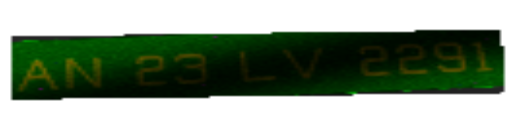
#> input picture generated/Andaman and Nicobar Islands/commercial_electrical/AN23LV2291.png, 512 x 128 px, given in place of AR02U3382.png, which was not available
$ jupyter execute --allow-errors 'car plate-srgan.ipynb'
#> lines starting #> are read from the running program, lines starting #| are printed output that depends on the picture; after the words box and inside, x2 and y2 are one past the last pixel; in counts of white or black regions, pixels touching at a corner belong together; pictures that were not available may be replaced by others from this repository, and a replacement may not be noted
#> (a cell that did not finish here is left out)

[cell 2]
import numpy as np
import cv2

# Match contours to license plate or character template
def find_contours(dimensions, img):

    # Find all contours in the image
    cntrs, _ = cv2.findContours(img.copy(), cv2.RETR_TREE, cv2.CHAIN_APPROX_SIMPLE)

    # Retrieve potential dimensions
    lower_width = dimensions[0]
    upper_width = dimensions[1]
    lower_height = dimensions[2]
    upper_height = dimensions[3]

    # Check largest 5 or 15 contours for license plate or character respectively
    cntrs = sorted(cntrs, key=cv2.contourArea, reverse=True)[:15]

    # Read the binary image
    ii = cv2.imread('contour.jpg')

    x_cntr_list = []
    target_contours = []
    img_res = []

    # Read all contours detected
    for cntr in cntrs :
        #detects contour in binary image and returns the coordinates of rectangle enclosing it
        intX, intY, intWidth, intHeight = cv2.boundingRect(cntr)

        #checking the dimensions of the contour to filter out the characters by contour's size
        if intWidth > lower_width and intWidth < upper_width and intHeight > lower_height and intHeight < upper_height :

            # stores the x coordinate of the character's contour, to used later for indexing the contours
            x_cntr_list.append(intX)
            char_copy = np.zeros((44,24))

            #extracting each character using the enclosing rectangle's coordinates.
            char = img[intY:intY+intHeight, intX:intX+intWidth]
            char = cv2.resize(char, (20, 40))

            # Draw rectangle around contour
            cv2.rectangle(ii, (intX,intY), (intWidth+intX, intY+intHeight), (50,21,200), 2)

            # Display the uptated binary image with new contour
            plt.imshow(ii, cmap='gray')

            # Make result formatted for classification: invert colors
            char = cv2.subtract(255, char)

            # Resize the image to 24x44 with black border
            char_copy[2:42, 2:22] = char
            char_copy[0:2, :] = 0
            char_copy[:, 0:2] = 0
            char_copy[42:44, :] = 0
            char_copy[:, 22:24] = 0

            # List that stores the character's binary image (unsorted)
            img_res.append(char_copy)

    # arbitrary function that stores sorted list of character indeces
    indices = sorted(range(len(x_cntr_list)), key=lambda k: x_cntr_list[k])
    img_res_copy = []

    for idx in indices:
        # stores character images according to their index
        img_res_copy.append(img_res[idx])

    img_res = np.array(img_res_copy)

    return img_res

[cell 3]
# Find characters in the resulting images and Preprocess license plate image
def segment_characters(image):
    # Resizing
    img_lp = cv2.resize(image, (333, 75))

    # Apply gray scale
    img_gray_lp = cv2.cvtColor(img_lp, cv2.COLOR_BGR2GRAY)

    # Convert to binary image
    _, img_binary_lp = cv2.threshold(img_gray_lp, 200, 255, cv2.THRESH_BINARY+cv2.THRESH_OTSU)

    # Erode unwanted pixels
    img_binary_lp = cv2.erode(img_binary_lp, (3,3))

    # Dilate unwanted pixels
    img_binary_lp = cv2.dilate(img_binary_lp, (3,3))

    LP_WIDTH = img_binary_lp.shape[0]
    LP_HEIGHT = img_binary_lp.shape[1]

    # Make borders white
    img_binary_lp[0:3,:] = 255
    img_binary_lp[:,0:3] = 255
    img_binary_lp[72:75,:] = 255
    img_binary_lp[:,330:333] = 255

    # Estimations of character contours sizes of cropped license plates
    dimensions = [(LP_WIDTH/6) + 12.5, (LP_WIDTH/2) + 7.5, (LP_HEIGHT/10) - 15, 2 * LP_HEIGHT/3]

    # Visual display of binary image
#     plt.imshow(img_binary_lp, cmap='gray')
#     plt.show()

    # Create a binary image for next steps
#     cv2.imwrite('contour.jpg',img_binary_lp)

    # Get contours within cropped license plate
    char_list = find_contours(dimensions, img_binary_lp)

    return char_list

[cell 4]
# img=cv2.resize(cv2.imread('AR02U3382.png'),(256,256))
img = cv2.GaussianBlur(cv2.resize(cv2.imread('AR02U3382.png'),(256,256)),(5,5),0.8)
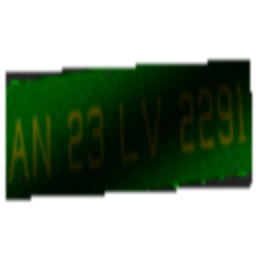
#> img: shape (256, 256, 3); mean B, G, R 134.7, 152.4, 137.4
# cv2.imshow("img",img)
# cv2.waitKey(0)
# cv2.destroyAllWindows()
cv2.imwrite("super_res2.png",img)
char = segment_characters(img)
#> in segment_characters, `img_lp = cv2.resize(image, (333, 75))`:
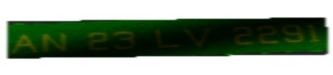
#> img_lp: shape (75, 333, 3); mean B, G, R 134.6, 152.4, 137.3
#> in segment_characters, `img_gray_lp = cv2.cvtColor(img_lp, cv2.COLOR_BGR2GRAY)`:
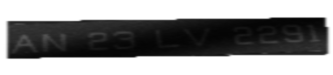
#> img_gray_lp: shape (75, 333); min 4, max 255, mean 145.9
#> in segment_characters, `_, img_binary_lp = cv2.threshold(img_gray_lp, 200, 255, cv2.THRESH_BIN..`:
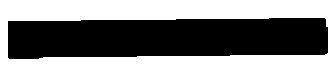
#> img_binary_lp: shape (75, 333); 53% white; 1 black region, box (x1, y1, x2, y2) and area: (8, 18, 328, 59) 11731
#> in segment_characters, `img_binary_lp = cv2.erode(img_binary_lp, (3,3))`:
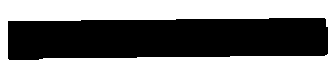
#> img_binary_lp: shape (75, 333); 51.7% white; 1 black region, box (x1, y1, x2, y2) and area: (8, 18, 328, 60) 12051
#> in segment_characters, `img_binary_lp = cv2.dilate(img_binary_lp, (3,3))`:
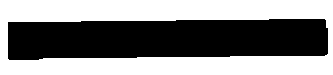
#> img_binary_lp: shape (75, 333); 53% white; 1 black region
#> in find_contours, `cntrs, _ = cv2.findContours(img.copy(), cv2.RETR_TREE, cv2.CHAIN_APPRO..`: cntrs = 2 contours; box (x1, y1, x2, y2) and area: (0, 0, 333, 75) 24568, (7, 18, 329, 61) 12085
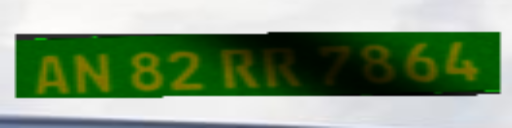
#> input picture generated/Andaman and Nicobar Islands/commercial_electrical/AN82RR7864.png, 512 x 128 px, given in place of contour.jpg, which was not available
#> in find_contours, ii is the input picture: shape (128, 512, 3); mean B, G, R 122, 152.4, 129.1
#> the loop in find_contours, `for cntr in cntrs :` made 2 passes
#> (cntr, intX, intY, intWidth, intHeight) on pass 1: ([[0, 0], [0, 74], [332, 74], [332, 0]], 0, 0, 333, 75)
#> (intX, intY, intWidth, intHeight) on pass 2: (7, 18, 322, 43)
#> after the loop in find_contours, `for cntr in cntrs :`: img_res = []
#> in find_contours, `img_res = np.array(img_res_copy)`: img_res = empty array
#> char = empty array
print(len(char))
#| 0

[cell 5]
for i in range(len(char)):
    plt.subplot(1, 10, i+1)
    plt.imshow(char[i], cmap='gray')
    plt.axis('off')
#> this loop made 0 passes

[cell 6]
import tensorflow as tf
tf.enable_eager_execution()
#> (this line was passed over: tensorflow is not available in this run)

[cell 7]
# import os
# path='data/train'
# ch_list=path
# for ch in os.listdir(ch_list):
# #     print((os.path.join(ch_list,ch)))
# #     print(os.path.join(ch_list,ch))
# #     print(os.listdir(ch_list))

#     for img in os.listdir(os.path.join(ch_list,ch)):
#         img_lr= cv2.GaussianBlur(cv2.imread(os.path.join(os.path.join(ch_list,ch),img)),(5,5),0)
#         new_path=os.path.join('data/train_low',ch)
#         cv2.imwrite('result.jpg', img_lr)
# print(.)
# # path='data/validation'
# # img_list= os.listdir(path)
# # for img in img_list:
# #     img_lr= cv2.GaussianBlur(cv2.imread(os.path.join(path,img)),(5,5),0)
# #     cv2.imwrite('data/validation_low/'+img, img_lr)

[cell 8]
from tensorflow.keras.preprocessing.image import ImageDataGenerator
#> (the rest of this cell did not finish here and is left out)

[cell 9]
from tensorflow.keras.models import Sequential
from tensorflow.keras.layers import Dense, Flatten, MaxPooling2D, Dropout, Conv2D
from tensorflow.keras import optimizers

#> (a cell that did not finish here is left out)

[cell 11]
# training the model
batch_size = 1
#> (the rest of this cell did not finish here and is left out)

[cell 12]
def fix_dimension(img):
  new_img = np.zeros((28,28,3))
  for i in range(3):
    new_img[:,:,i] = img
  return new_img

# Predicting the character/number from contours using trained model
def show_results():
    dic = {}
    characters = '0123456789ABCDEFGHIJKLMNOPQRSTUVWXYZ'
    for i,c in enumerate(characters):
        dic[i] = c
    output = []
    for i,ch in enumerate(char): # iterating over the characters
        img_ = cv2.resize(ch, (28,28))
        img = fix_dimension(img_)
        img = img.reshape(1,28,28,3) # preparing image for the model
        y_ = model.predict_classes(img)[0] # predicting the class
        character = dic[y_] # get the predicted character
        output.append(character) # storing the result in a list

    plate_number = ''.join(output)

    return plate_number

print("Predicted character/numbers = ", show_results())
#> after the loop in show_results, `for i,ch in enumerate(char):`: output = []

[cell 13]
num_plate_data_path="generated"
#> num_plate_data_path = 'generated'
#> (the rest of this cell did not finish here and is left out)
